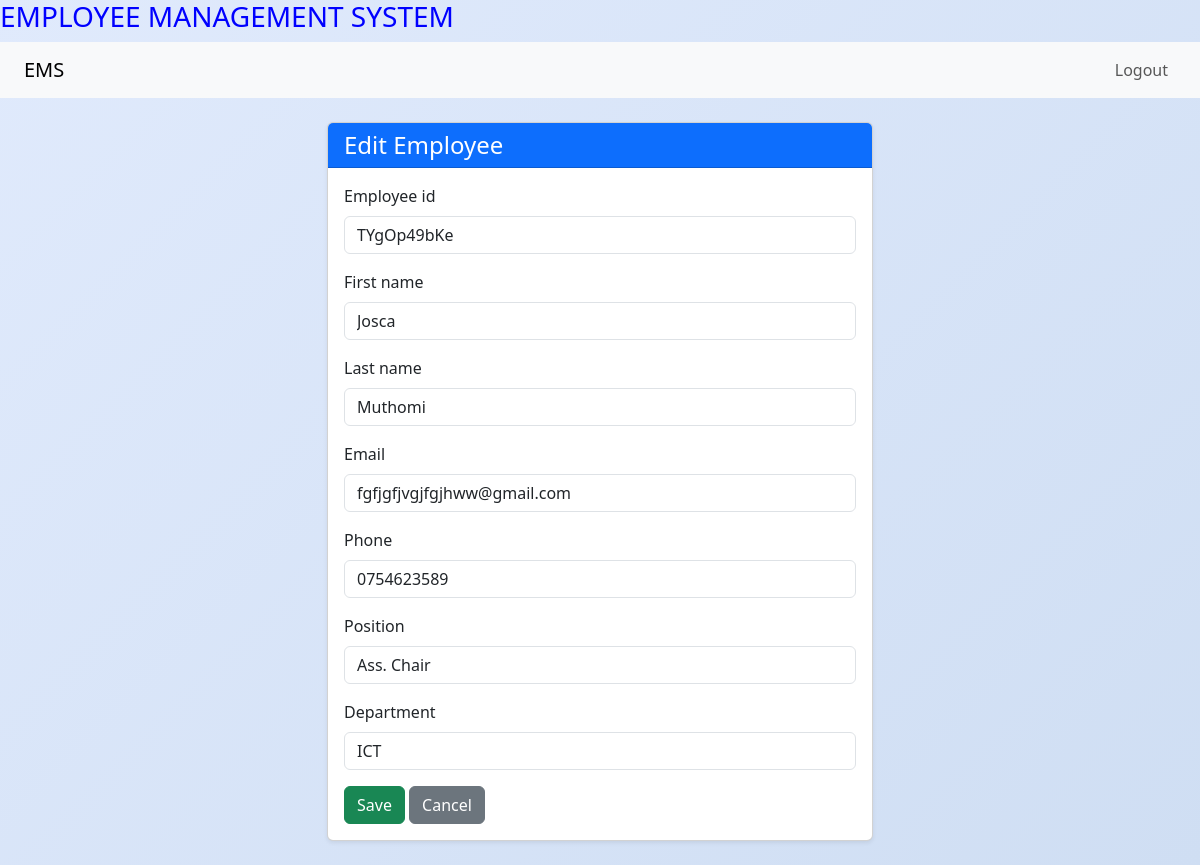
Before: /1/edit/ (signed in) with the older database file.
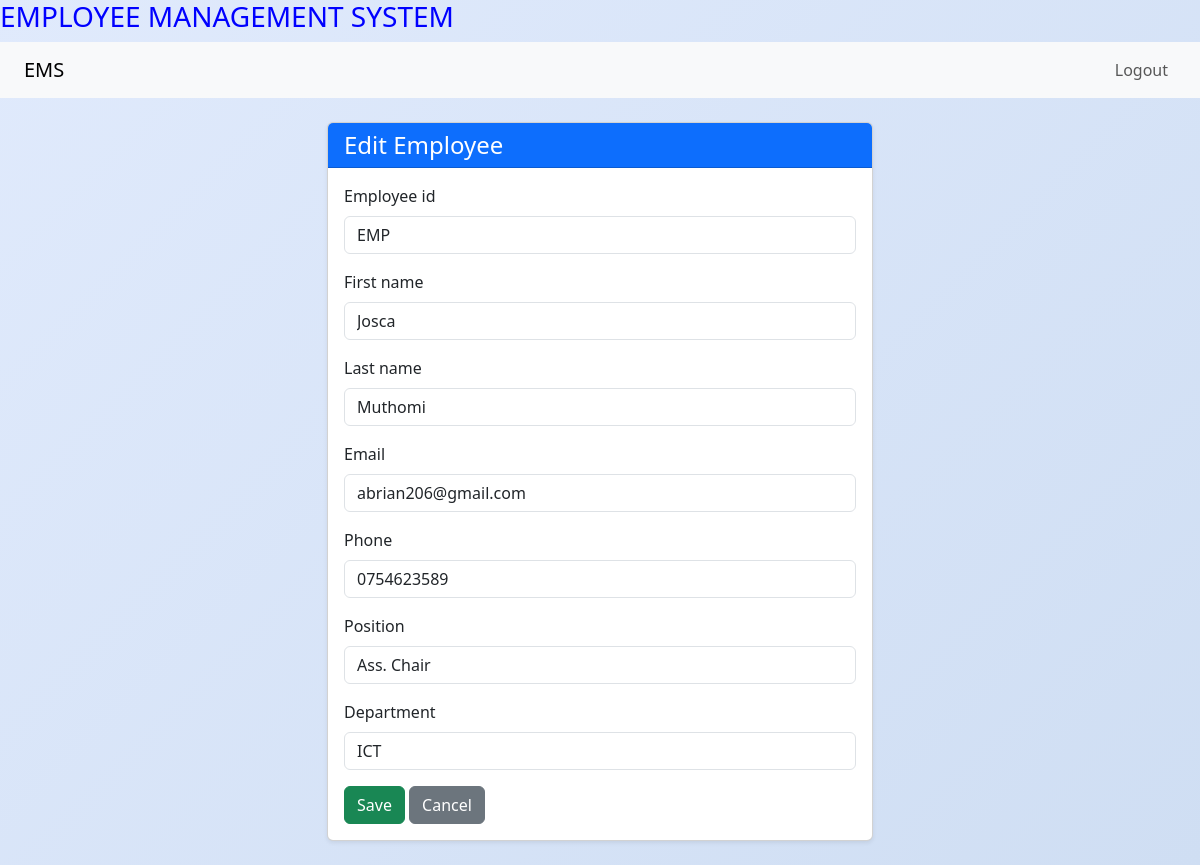
After: the same page with the newer database file.
### employees/models.py (models this page shows, shortened)
class Employee(models.Model):
    first_name = models.CharField(max_length=100)
    last_name = models.CharField(max_length=100)
    position = models.CharField(max_length=100)
    employee_id = models.CharField(max_length=10, unique=True)
    hire_date = models.DateField(auto_now_add=True)
    email = models.EmailField(unique=True, blank=True, null=True)
    phone = models.CharField(max_length=15, blank=True, null=True)
    department = models.CharField(max_length=100, blank=True, null=True)
    class Meta:
        ordering = ['last_name', 'first_name']
        verbose_name = 'Employee'
        verbose_name_plural = 'Employees'

### employees/views.py (the view)
# urls.py: path('<int:pk>/edit/', views.EmployeeUpdateView.as_view(), name='employee_update'),  # Edit employee
class EmployeeUpdateView(LoginRequiredMixin, UserPassesTestMixin, UpdateView):
    model = Employee
    form_class = EmployeeForm
    template_name = 'employees/employee_form.html'  # fixed path
    success_url = reverse_lazy('employee_list')
    def test_func(self):
        return self.request.user.is_staff or self.request.user.is_superuser

### employees/forms.py (shortened to what this page needs)
class EmployeeForm(forms.ModelForm):
    class Meta:
        model = Employee
        fields = [
            'employee_id', 'first_name', 'last_name', 'email',
            'phone', 'position', 'department'  # 🚫 'hire_date' removed
        ]
        widgets = {
            'employee_id': forms.TextInput(attrs={'class': 'form-control'}),
            'first_name': forms.TextInput(attrs={'class': 'form-control'}),
            'last_name': forms.TextInput(attrs={'class': 'form-control'}),
            'email': forms.EmailInput(attrs={'class': 'form-control'}),
            'phone': forms.TextInput(attrs={'class': 'form-control'}),
            'position': forms.TextInput(attrs={'class': 'form-control'}),
            'department': forms.TextInput(attrs={'class': 'form-control'}),
        }

### Employee_Management/templates/employees/employee_form.html (shortened to what this page needs)
{% extends 'base.html' %}
{% block content %}
<div class="row justify-content-center">
    <div class="col-md-8 col-lg-6">
        <div class="card shadow-sm">
            <div class="card-header bg-primary text-white">
                <h4 class="mb-0">{% if object %}Edit Employee{% else %}Add New Employee{% endif %}</h4>
            </div>
            <div class="card-body">
                <form method="post">
                    {% for field in form %}
                        <div class="mb-3">
                            <label for="{{ field.id_for_label }}" class="form-label">{{ field.label }}</label>
                            {{ field }}
                        </div>
                    {% endfor %}
                    <button type="submit" class="btn btn-success">Save</button>
                    <a href="{% url 'employee_list' %}" class="btn btn-secondary">Cancel</a>
                </form>
            </div>
        </div>
    </div>
</div>
{% endblock %}

Changed rows visible on the page:
changed Employee "Josca": employee_id "TYgOp49bKe" → "EMP"; email "fgfjgfjvgjfgjhww@gmail.com" → "abrian206@gmail.com"
